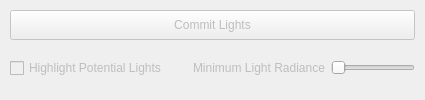
            <widget class="QWidget" name="LightTab">
             <property name="sizePolicy">
              <sizepolicy hsizetype="Expanding" vsizetype="Preferred">
               <horstretch>0</horstretch>
               <verstretch>0</verstretch>
              </sizepolicy>
             </property>
             <attribute name="title">
              <string>Light Identification</string>
             </attribute>
             <layout class="QVBoxLayout" name="tab3_layout">
              <property name="leftMargin">
               <number>10</number>
              </property>
              <property name="topMargin">
               <number>10</number>
              </property>
              <property name="rightMargin">
               <number>10</number>
              </property>
              <property name="bottomMargin">
               <number>10</number>
              </property>
              <item>
               <layout class="QHBoxLayout" name="tab3_layout_1">
                <item>
                 <widget class="QPushButton" name="commitLightsButton">
                  <property name="enabled">
                   <bool>false</bool>
                  </property>
                  <property name="sizePolicy">
                   <sizepolicy hsizetype="Expanding" vsizetype="Fixed">
                    <horstretch>0</horstretch>
                    <verstretch>0</verstretch>
                   </sizepolicy>
                  </property>
                  <property name="minimumSize">
                   <size>
                    <width>0</width>
                    <height>30</height>
                   </size>
                  </property>
                  <property name="text">
                   <string>Commit Lights</string>
                  </property>
                 </widget>
                </item>
               </layout>
              </item>
              <item>
               <layout class="QHBoxLayout" name="tab3_layout_2">
                <item>
                 <widget class="QCheckBox" name="overlayThresholdCheckbox">
                  <property name="enabled">
                   <bool>false</bool>
                  </property>
                  <property name="text">
                   <string>Highlight Potential Lights</string>
                  </property>
                 </widget>
                </item>
                <item>
                 <spacer name="horizontalSpacer_2">
                  <property name="orientation">
                   <enum>Qt::Horizontal</enum>
                  </property>
                  <property name="sizeType">
                   <enum>QSizePolicy::Preferred</enum>
                  </property>
                  <property name="sizeHint" stdset="0">
                   <size>
                    <width>20</width>
                    <height>20</height>
                   </size>
                  </property>
                 </spacer>
                </item>
                <item>
                 <widget class="QLabel" name="lightsliderlabel">
                  <property name="enabled">
                   <bool>false</bool>
                  </property>
                  <property name="text">
                   <string>Minimum Light Radiance</string>
                  </property>
                 </widget>
                </item>
                <item>
                 <widget class="QSlider" name="lightThresholdSlider">
                  <property name="enabled">
                   <bool>false</bool>
                  </property>
                  <property name="sizePolicy">
                   <sizepolicy hsizetype="Expanding" vsizetype="Preferred">
                    <horstretch>0</horstretch>
                    <verstretch>0</verstretch>
                   </sizepolicy>
                  </property>
                  <property name="minimum">
                   <number>1</number>
                  </property>
                  <property name="maximum">
                   <number>101</number>
                  </property>
                  <property name="singleStep">
                   <number>1</number>
                  </property>
                  <property name="pageStep">
                   <number>5</number>
                  </property>
                  <property name="orientation">
                   <enum>Qt::Horizontal</enum>
                  </property>
                  <property name="tickPosition">
                   <enum>QSlider::NoTicks</enum>
                  </property>
                 </widget>
                </item>
               </layout>
              </item>
             </layout>
            </widget>
